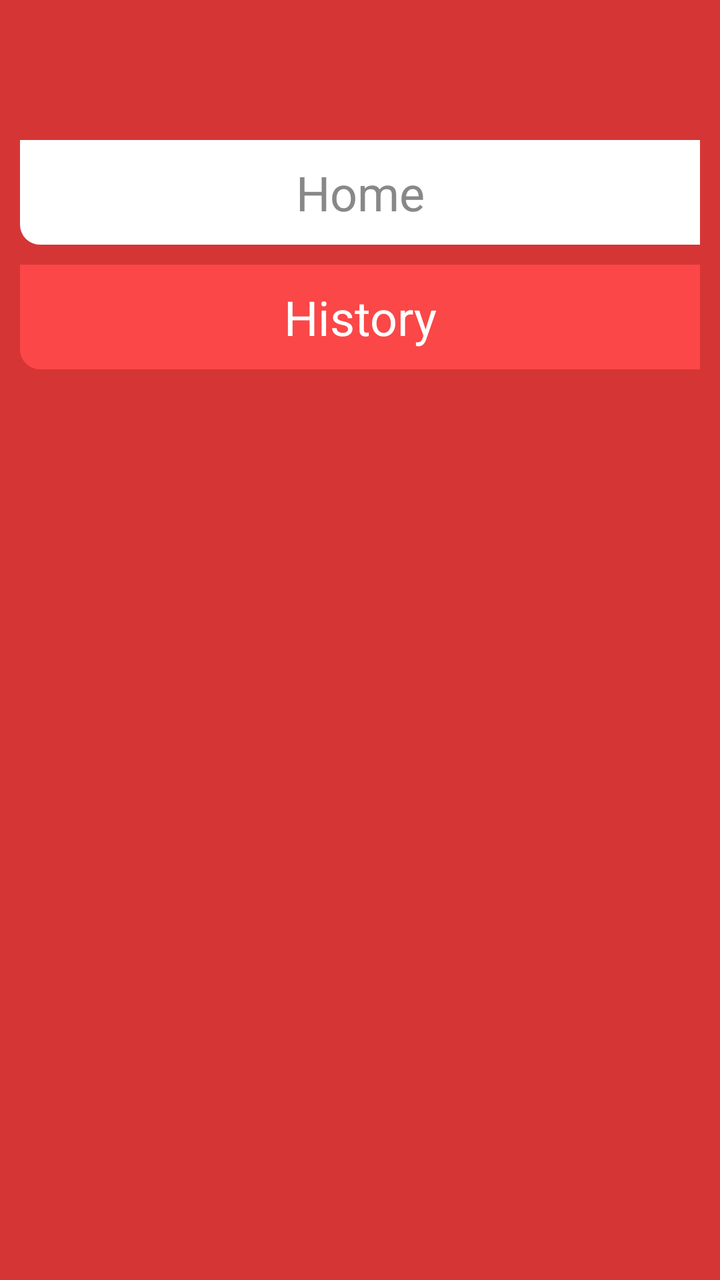
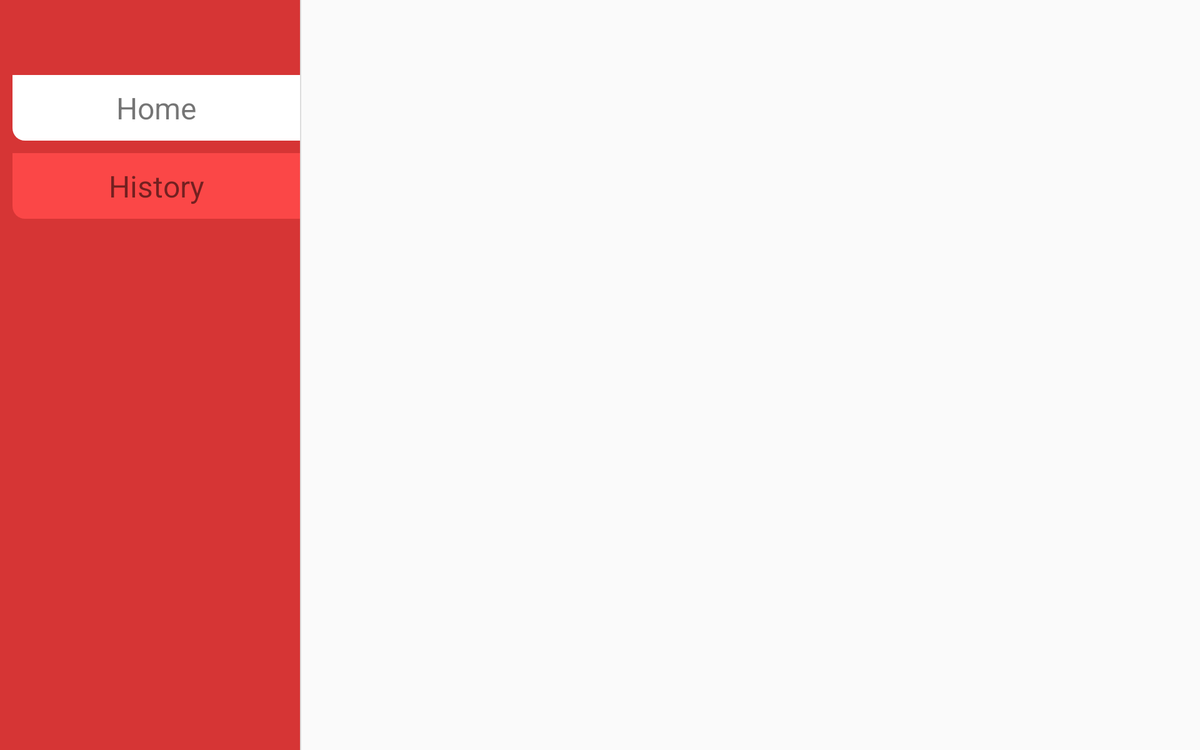

First picture: res/layout/ on a phone held upright. Second picture: the repository's own variant of that layout, on a device whose configuration matches the variant's folder. Source for both follows.
<!-- AndroidManifest.xml: application theme AppTheme -->
<!-- res/layout/shop_option_list.xml -->
<?xml version="1.0" encoding="utf-8"?>
<LinearLayout xmlns:android="http://schemas.android.com/apk/res/android"
    xmlns:tools="http://schemas.android.com/tools"
    android:id="@+id/kyc_item_list"
    android:layout_width="match_parent"
    android:layout_height="match_parent"
    android:orientation="vertical"
    android:padding="@dimen/padding_10"
    android:background="@color/colorPrimaryDark"
    tools:context="com.telvo.telvoterminaladmin.shop.ShopMainActivity">

    <TextView
        android:id="@+id/text_view_shop_master_item_home"
        android:layout_width="match_parent"
        android:layout_height="wrap_content"
        android:layout_marginTop="60dp"
        android:background="@drawable/bg_white_master_item"
        android:clickable="true"
        android:focusable="true"
        android:foreground="?attr/selectableItemBackground"
        android:gravity="center"
        android:padding="@dimen/padding_10"
        android:text="@string/home"
        android:textColor="@color/colorText"
        android:textSize="@dimen/text_24" />

    <TextView
        android:id="@+id/text_view_shop_master_item_history"
        android:layout_width="match_parent"
        android:layout_height="wrap_content"
        android:layout_marginTop="@dimen/margin_10"
        android:background="@drawable/bg_red_master_item"
        android:clickable="true"
        android:focusable="true"
        android:foreground="?attr/selectableItemBackground"
        android:gravity="center"
        android:padding="@dimen/padding_10"
        android:text="@string/history"
        android:textColor="@color/colorWhite"
        android:textSize="@dimen/text_24" />

</LinearLayout>
<!-- resources referenced by this layout -->
<resources>
  <color name="colorPrimaryDark">#D63535</color>
  <color name="colorText">#888888</color>
  <color name="colorWhite">@android:color/white</color>
  <dimen name="margin_10">10dp</dimen>
  <dimen name="padding_10">10dp</dimen>
  <dimen name="text_24">24sp</dimen>
  <!-- drawable bg_red_master_item (drawable) -->
  <?xml version="1.0" encoding="utf-8"?>
  <shape xmlns:android="http://schemas.android.com/apk/res/android"
      android:shape="rectangle">
      <gradient
          android:angle="315"
          android:centerColor="@color/colorPrimary"
          android:endColor="@color/colorPrimary"
          android:startColor="@color/colorPrimary"
          android:type="linear" />
      <corners android:topLeftRadius="0dp"
          android:bottomLeftRadius="10dp"/>
  </shape>
  <!-- drawable bg_white_master_item (drawable) -->
  <?xml version="1.0" encoding="utf-8"?>
  <shape xmlns:android="http://schemas.android.com/apk/res/android"
      android:shape="rectangle">
      <gradient
          android:angle="315"
          android:centerColor="@android:color/white"
          android:endColor="@android:color/white"
          android:startColor="@android:color/white"
          android:type="linear" />
      <corners
          android:topLeftRadius="0dp"
          android:bottomLeftRadius="10dp"/>
  </shape>
  <string name="history">History</string>
  <string name="home">Home</string>
  <style name="AppTheme" parent="Theme.AppCompat.Light.NoActionBar">
          
          <item name="colorPrimary">@color/colorPrimary</item>
          <item name="colorPrimaryDark">@color/colorPrimaryDark</item>
          <item name="colorAccent">@color/colorAccent</item>
      </style>
  <color name="colorPrimary">#FB4747</color>
  <color name="colorAccent">#D63535</color>
</resources>
<!-- res/layout-w900dp/shop_option_list.xml (the repository's variant of the layout above) -->
<!-- drawn on a 7-inch tablet turned sideways -->
<LinearLayout xmlns:android="http://schemas.android.com/apk/res/android"
    xmlns:app="http://schemas.android.com/apk/res-auto"
    xmlns:tools="http://schemas.android.com/tools"
    android:layout_width="match_parent"
    android:layout_height="match_parent"
    android:baselineAligned="false"
    android:divider="?android:attr/dividerHorizontal"
    android:orientation="horizontal"
    android:showDividers="middle"
    tools:context="com.telvo.telvoterminaladmin.shop.ShopMainActivity">

    <LinearLayout
        android:id="@+id/shop_list"
        android:layout_width="@dimen/item_width"
        android:layout_height="match_parent"
        android:orientation="vertical"
        android:paddingLeft="@dimen/padding_10"
        android:background="@color/colorPrimaryDark">

        <TextView
            android:id="@+id/text_view_shop_master_item_home"
            android:background="@drawable/bg_white_master_item"
            android:foreground="?attr/selectableItemBackground"
            android:clickable="true"
            android:padding="@dimen/padding_10"
            android:layout_marginTop="60dp"
            android:text="@string/home"
            android:textSize="@dimen/text_24"
            android:gravity="center"
            android:layout_width="match_parent"
            android:layout_height="wrap_content" />

        <TextView
            android:id="@+id/text_view_shop_master_item_history"
            android:background="@drawable/bg_red_master_item"
            android:foreground="?attr/selectableItemBackground"
            android:clickable="true"
            android:padding="@dimen/padding_10"
            android:layout_marginTop="@dimen/margin_10"
            android:text="@string/history"
            android:textSize="@dimen/text_24"
            android:gravity="center"
            android:layout_width="match_parent"
            android:layout_height="wrap_content" />
    </LinearLayout>

    <FrameLayout
        android:id="@+id/shop_detail_container"
        android:layout_width="0dp"
        android:layout_height="match_parent"
        android:layout_weight="3" />
</LinearLayout>
<!-- resources referenced by the variant -->
<!-- as a 7-inch tablet turned sideways resolves them -->
<resources>
  <color name="colorPrimaryDark">#D63535</color>
  <dimen name="item_width">240dp</dimen>
  <dimen name="margin_10">10dp</dimen>
  <dimen name="padding_10">10dp</dimen>
  <dimen name="text_24">24sp</dimen>
  <!-- drawable bg_red_master_item (drawable) -->
  <?xml version="1.0" encoding="utf-8"?>
  <shape xmlns:android="http://schemas.android.com/apk/res/android"
      android:shape="rectangle">
      <gradient
          android:angle="315"
          android:centerColor="@color/colorPrimary"
          android:endColor="@color/colorPrimary"
          android:startColor="@color/colorPrimary"
          android:type="linear" />
      <corners android:topLeftRadius="0dp"
          android:bottomLeftRadius="10dp"/>
  </shape>
  <!-- drawable bg_white_master_item (drawable) -->
  <?xml version="1.0" encoding="utf-8"?>
  <shape xmlns:android="http://schemas.android.com/apk/res/android"
      android:shape="rectangle">
      <gradient
          android:angle="315"
          android:centerColor="@android:color/white"
          android:endColor="@android:color/white"
          android:startColor="@android:color/white"
          android:type="linear" />
      <corners
          android:topLeftRadius="0dp"
          android:bottomLeftRadius="10dp"/>
  </shape>
  <string name="history">History</string>
  <string name="home">Home</string>
  <style name="AppTheme" parent="Theme.AppCompat.Light.NoActionBar">
          
          <item name="colorPrimary">@color/colorPrimary</item>
          <item name="colorPrimaryDark">@color/colorPrimaryDark</item>
          <item name="colorAccent">@color/colorAccent</item>
      </style>
  <color name="colorPrimary">#FB4747</color>
  <color name="colorAccent">#D63535</color>
</resources>
